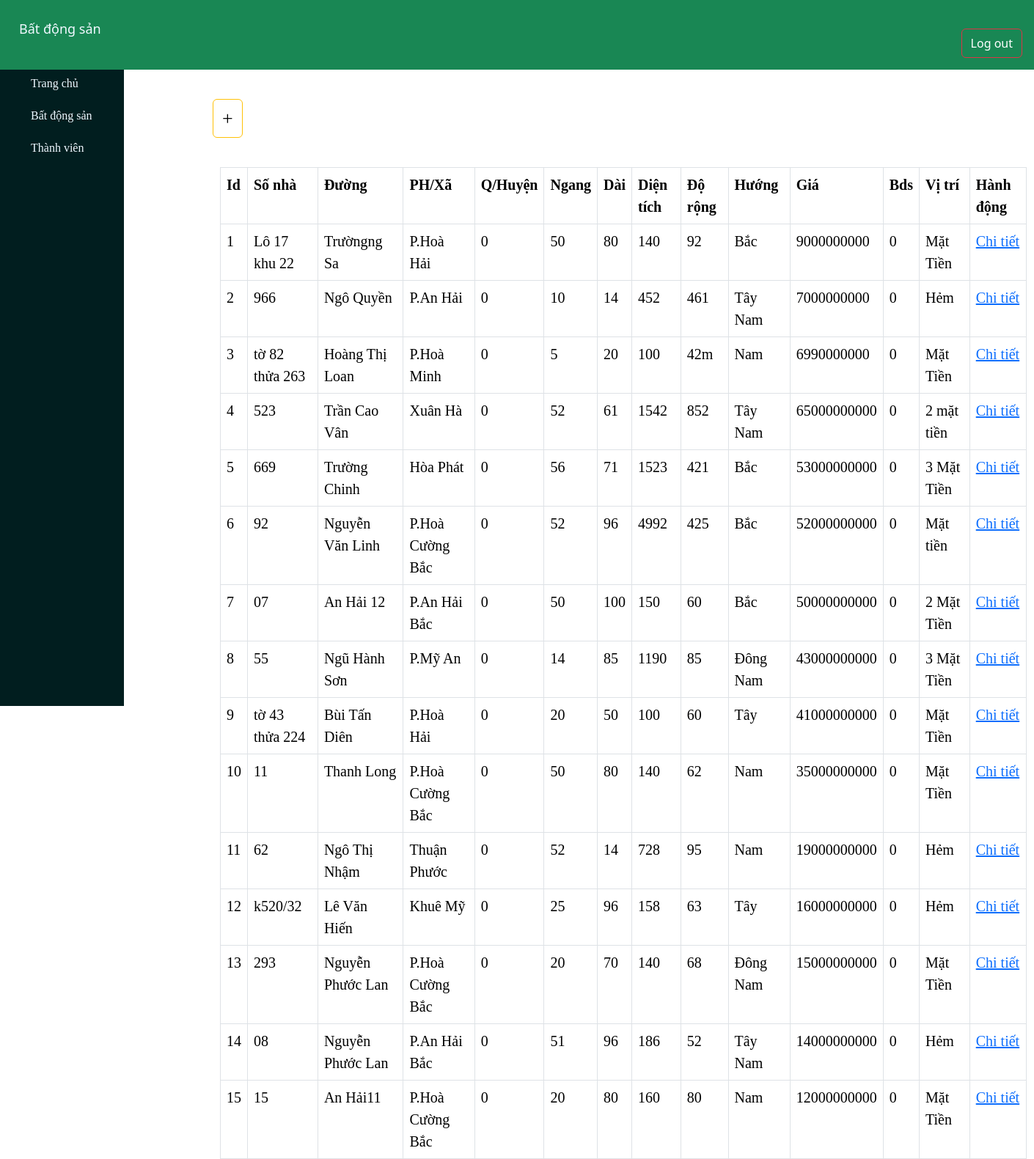
The app's page /manager_data.php with its own data.
### tables this page shows
CREATE TABLE `tbl_danhmuc` (
  `id_danhmuc` int(11) NOT NULL,
  `sonha` varchar(100) NOT NULL,
  `duong` varchar(100) NOT NULL,
  `xa` varchar(100) NOT NULL,
  `huyen` varchar(100) NOT NULL,
  `ngang` varchar(100) NOT NULL,
  `dai` varchar(100) NOT NULL,
  `dientich` varchar(100) NOT NULL,
  `dorong` varchar(11) NOT NULL,
  `huong` varchar(100) NOT NULL,
  `gia` varchar(100) NOT NULL,
  `bds` varchar(50) NOT NULL,
  `vitri` varchar(100) NOT NULL,
  `ten` varchar(50) NOT NULL,
  `dang` varchar(50) NOT NULL,
  `hinhanh` varchar(100) NOT NULL,
  `ghichu` varchar(100) NOT NULL,
  `sdt` varchar(20) NOT NULL
);

### manager_data.php (the view, shortened to what this page needs)
<!DOCTYPE html>
<html lang="en">
<head>
    <link rel="stylesheet" type="text/css" href="css/styleadmincp.css">
    <link rel="stylesheet" type="text/css" href="css/min1.css">
    <link href="https://cdn.jsdelivr.net/npm/bootstrap@5.3.1/dist/css/bootstrap.min.css" rel="stylesheet">
</head>
<body>
<div class="wrapper1">
        <div class="text-bg-success p-3">
            <p class="header "> Bất động sản </p>
            <div class="d-flex justify-content-end">
            <button class="btn btn-outline-danger d-flex align-items-center justify-content-center" style="margin-top: -40px;">
            <a href="javascript:void(0);" id="logout-link" style="color: white; text-decoration: none;">Log out</a>
            </button>
        </div>
        </div>
        <div id="main">
            <div class="vung2">
                    <div class="menu">
                        <ul class="list_menu">
                        <li><a href="/manager.php"> Trang chủ</a></li>
                        <li><a href="/manager_data.php">Bất động sản</a></li>
                        <li><a href="/manager_staff.php">Thành viên</a></li>
                        </ul>
                    </div>
            </div>
            <div class="trungtam">
            <?php
                $sql_lietke_danhmucsp = "SELECT * FROM tbl_danhmuc ORDER BY gia DESC";
                $mysqli = new mysqli("localhost","root","","web_mysqli");
                $query_lietke_danhmucsp = mysqli_query($mysqli,$sql_lietke_danhmucsp);
            ?>
<button type="button" class="btn btn-outline-warning" style="margin-top: 40px;margin-left:200px;"><a href="data.php?action=data&query=sua1" style="color: black;text-decoration: none;font-size: 26px;">+</a></button>
<table class="table table-bordered" style=" width:1100px; margin-left:250px; margin-top:40px;">
                <tr class="hihi">
                    <th>Id</th>
                    <th>Số nhà</th>
                    <th>Đường</th>
                    <th>PH/Xã</th>
                    <th>Q/Huyện</th>
                    <th>Ngang</th>
                    <th>Dài</th>
                    <th>Diện tích</th>
                    <th>Độ rộng</th>
                    <th>Hướng</th>
                    <th>Giá</th>
                    <th>Bds</th>
                    <th>Vị trí</th>
                    <th>Hành động</th>
                </tr>
                <?php
                    $i=0;
                    while($row = mysqli_fetch_array($query_lietke_danhmucsp)){
                        $i++;
                ?>
                <tr>
                <td><?php echo $i ?></td>
                <td><?php echo $row['sonha'] ?></td>
                <td><?php echo $row['duong'] ?></td>
                <td><?php echo $row['xa'] ?></td>
                <td><?php echo $row['huyen'] ?></td>
                <td><?php echo $row['ngang'] ?></td>
                <td><?php echo $row['dai'] ?></td>
                <td><?php echo $row['dientich'] ?></td>
                <td><?php echo $row['dorong'] ?></td>
                <td><?php echo $row['huong'] ?></td>
                <td><?php echo $row['gia'] ?></td>
                <td><?php echo $row['bds'] ?></td>
                <td><?php echo $row['vitri'] ?></td>
                <td>
                <a href="data.php?action=data&query=xem&iddanhmuc=<?php echo $row['id_danhmuc'] ?>">Chi tiết</a>
                </td>
                </tr>
                <?php
                }
                ?>
                </table>
            </div>
        </div>
</div>
</body>
</html>

### css/min1.css (style rules this page uses)
.header { padding: 10px; color: aliceblue; font-size:18px; }
.wrapper1 { max-width: 1920px; margin: 0 auto; }
#main { height: 868px; width: 10%; margin-top:0px; margin-left:0px ; font-family:Calibri; text-indent: 30px }
.menu { height: 50px; width: 100%; }
.vung2 { height: 100%; width: 120%; background: #011e1f; color: aliceblue; margin-top: -7px; }
ul.list_menu { padding: 0; margin: 1px; width: 100%; border: 0px solid ; list-style: none; margin: 0 auto; line-height: 27px; background: #011e1f }
ul.list_menu li a { text-align: left; color: aliceblue; text-decoration: none; }
ul.list_menu li { float: center; margin: 7px; padding: 5px; font-size: 16px; }
.trungtam { margin-top: -868px; margin-left: 50px; font-family: Calibri; font-size: 20px; text-indent: 40px; }
.hihi { height: 50px; transform: scale(1); width: 1000px; background-color: #c8c9c1; margin-top: -00px; margin-left: 250px; }

### manager_data.php (style rules this page uses)
body { margin: 0; padding: 0; background-image: url('/image/hinh2.jpg'); }

### records on screen
tbl_danhmuc: sonha "Lô 17 khu 22", duong "Trườngng Sa", xa "P.Hoà Hải", huyen "0", ngang "50", dai "80", dientich "140", dorong "92", huong "Bắc", gia "9000000000", bds "0", vitri "Mặt Tiền"
tbl_danhmuc: sonha "966", duong "Ngô Quyền", xa "P.An Hải", huyen "0", ngang "10", dai "14", dientich "452", dorong "461", huong "Tây Nam", gia "7000000000", bds "0", vitri "Hẻm"
tbl_danhmuc: sonha "tờ 82 thửa 263", duong "Hoàng Thị Loan", xa "P.Hoà Minh", huyen "0", ngang "5", dai "20", dientich "100", dorong "42m", huong "Nam", gia "6990000000", bds "0", vitri "Mặt Tiền"
tbl_danhmuc: sonha "523", duong "Trần Cao Vân", xa "Xuân Hà", huyen "0", ngang "52", dai "61", dientich "1542", dorong "852", huong "Tây Nam", gia "65000000000", bds "0", vitri "2 mặt tiền"
tbl_danhmuc: sonha "669", duong "Trường Chinh", xa "Hòa Phát", huyen "0", ngang "56", dai "71", dientich "1523", dorong "421", huong "Bắc", gia "53000000000", bds "0", vitri "3 Mặt Tiền"
tbl_danhmuc: sonha "92", duong "Nguyễn Văn Linh", xa "P.Hoà Cường Bắc", huyen "0", ngang "52", dai "96", dientich "4992", dorong "425", huong "Bắc", gia "52000000000", bds "0", vitri "Mặt tiền"
tbl_danhmuc: sonha "07", duong "An Hải 12", xa "P.An Hải Bắc", huyen "0", ngang "50", dai "100", dientich "150", dorong "60", huong "Bắc", gia "50000000000", bds "0", vitri "2 Mặt Tiền"
tbl_danhmuc: sonha "55", duong "Ngũ Hành Sơn", xa "P.Mỹ An", huyen "0", ngang "14", dai "85", dientich "1190", dorong "85", huong "Đông Nam", gia "43000000000", bds "0", vitri "3 Mặt Tiền"
tbl_danhmuc: sonha "tờ 43 thửa 224", duong "Bùi Tấn Diên", xa "P.Hoà Hải", huyen "0", ngang "20", dai "50", dientich "100", dorong "60", huong "Tây", gia "41000000000", bds "0", vitri "Mặt Tiền"
tbl_danhmuc: sonha "11", duong "Thanh Long", xa "P.Hoà Cường Bắc", huyen "0", ngang "50", dai "80", dientich "140", dorong "62", huong "Nam", gia "35000000000", bds "0", vitri "Mặt Tiền"
tbl_danhmuc: sonha "62", duong "Ngô Thị Nhậm", xa "Thuận Phước", huyen "0", ngang "52", dai "14", dientich "728", dorong "95", huong "Nam", gia "19000000000", bds "0", vitri "Hẻm"
tbl_danhmuc: sonha "k520/32", duong "Lê Văn Hiến", xa "Khuê Mỹ", huyen "0", ngang "25", dai "96", dientich "158", dorong "63", huong "Tây", gia "16000000000", bds "0", vitri "Hẻm"
tbl_danhmuc: sonha "293", duong "Nguyễn Phước Lan", xa "P.Hoà Cường Bắc", huyen "0", ngang "20", dai "70", dientich "140", dorong "68", huong "Đông Nam", gia "15000000000", bds "0", vitri "Mặt Tiền"
tbl_danhmuc: sonha "08", duong "Nguyễn Phước Lan", xa "P.An Hải Bắc", huyen "0", ngang "51", dai "96", dientich "186", dorong "52", huong "Tây Nam", gia "14000000000", bds "0", vitri "Hẻm"
tbl_danhmuc: sonha "15", duong "An Hải11", xa "P.Hoà Cường Bắc", huyen "0", ngang "20", dai "80", dientich "160", dorong "80", huong "Nam", gia "12000000000", bds "0", vitri "Mặt Tiền"
